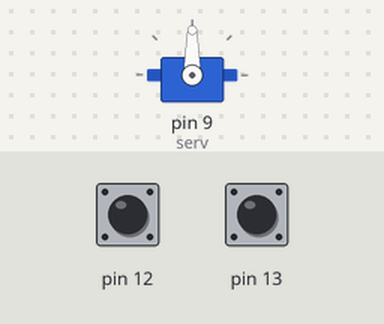
Simulated run of this sketch. Board: Arduino Uno, built with avr-gcc and run on an emulated ATmega328P. On the bench: servo. The test bench sets the inputs (shaded band); at power-on: pin 12 HIGH, pin 13 HIGH.

Above: at 1.2 s.
1.3 s: pin 12 pulled LOW for 0.15 s
At 2.4 s:
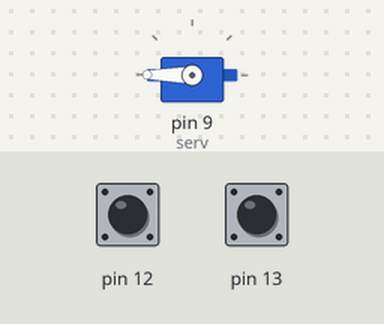
2.9 s: pin 13 pulled LOW for 0.15 s
At 3.7 s:
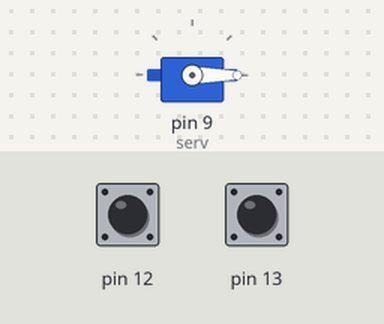
4.5 s: pin 12 pulled LOW for 1 s
At 4.9 s:
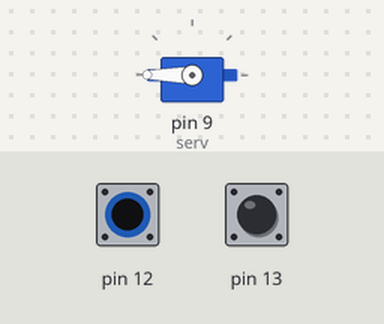
7.0 s: pin 13 pulled LOW for 1 s
At 8.0 s:
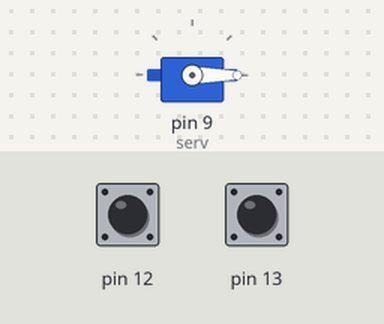
Timing chart, 0 to 10.0 s (numbered marks = the images above; inputs shaded):
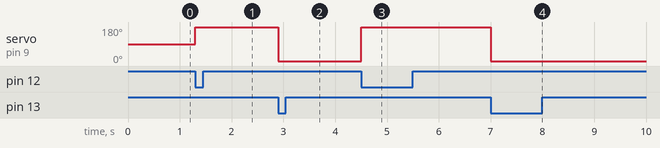

The sketch:

servoButton.ino
```cpp
#include<Servo.h>

Servo serv;

int loc=0;

void setup() {
  // put your setup code here, to run once:
serv.attach(9);
pinMode(12,INPUT);
pinMode(13,INPUT);
digitalWrite(12,HIGH);
digitalWrite(13,HIGH);
}

void loop() {
  // put your main code here, to run repeatedly:
  if(digitalRead(12) == LOW)
  {
    loc=180;
    serv.write(loc);
  }
  if(digitalRead(13) == LOW)
  {
      loc=0;
      serv.write(loc);
  }
}
```

Measured:
- after the input at 1.3 s, servo on pin 9 (serv): 90° → 180° at once
- after the input at 2.9 s, servo on pin 9 (serv): 180° → 0° at once
- after the input at 4.5 s, servo on pin 9 (serv): 0° → 180° at once
- after the input at 7.0 s, servo on pin 9 (serv): 180° → 0° at once
